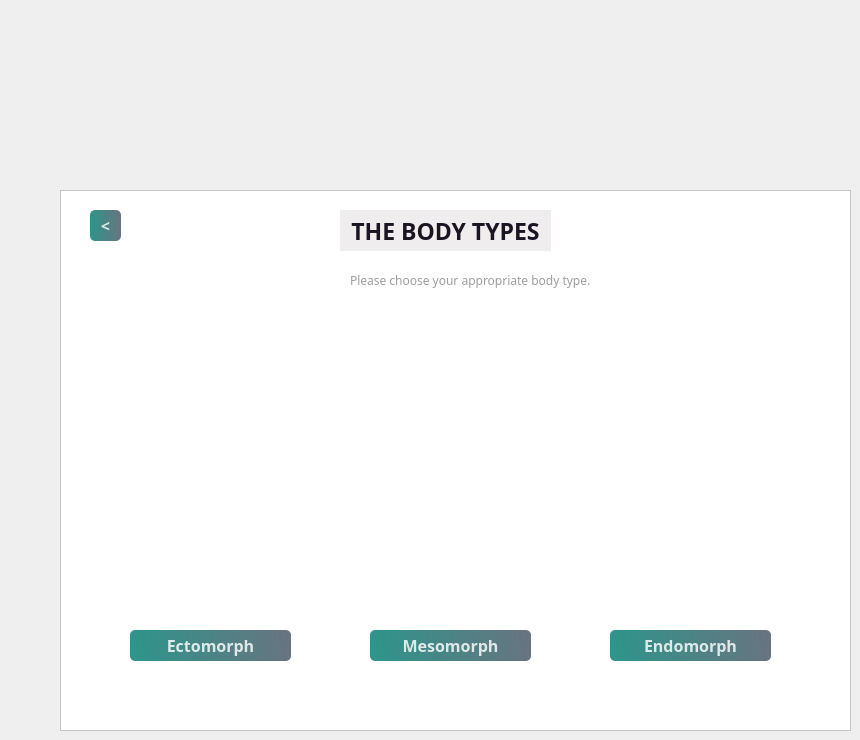
    <widget class="QWidget" name="bodytypes">
     <widget class="QFrame" name="frame_5">
      <property name="geometry">
       <rect>
        <x>60</x>
        <y>190</y>
        <width>791</width>
        <height>541</height>
       </rect>
      </property>
      <property name="contextMenuPolicy">
       <enum>Qt::ContextMenuPolicy::DefaultContextMenu</enum>
      </property>
      <property name="styleSheet">
       <string notr="true">background-color: rgb(255, 255, 255);</string>
      </property>
      <property name="frameShape">
       <enum>QFrame::Shape::StyledPanel</enum>
      </property>
      <property name="frameShadow">
       <enum>QFrame::Shadow::Raised</enum>
      </property>
      <widget class="QLabel" name="label_11">
       <property name="geometry">
        <rect>
         <x>290</x>
         <y>80</y>
         <width>241</width>
         <height>20</height>
        </rect>
       </property>
       <property name="font">
        <font>
         <family>Sitka Banner</family>
         <pointsize>9</pointsize>
        </font>
       </property>
       <property name="styleSheet">
        <string notr="true">color:rgb(158, 158, 158)
</string>
       </property>
       <property name="text">
        <string>Please choose your appropriate body type.</string>
       </property>
      </widget>
      <widget class="QLabel" name="label_13">
       <property name="geometry">
        <rect>
         <x>290</x>
         <y>120</y>
         <width>191</width>
         <height>291</height>
        </rect>
       </property>
       <property name="styleSheet">
        <string notr="true">border-image:url(:/images/C:/Users/DELL/Downloads/mesomorph.png);
border-image: url(:/images/mesomorph.png);
border-radius:50px;</string>
       </property>
       <property name="text">
        <string/>
       </property>
       <property name="pixmap">
        <pixmap resource="Resource.qrc">:/mesomorph.png</pixmap>
       </property>
       <property name="scaledContents">
        <bool>true</bool>
       </property>
      </widget>
      <widget class="QLabel" name="label_14">
       <property name="geometry">
        <rect>
         <x>60</x>
         <y>120</y>
         <width>181</width>
         <height>291</height>
        </rect>
       </property>
       <property name="styleSheet">
        <string notr="true">border-image: url(:/images/ectomorph.jpeg);
border-radius:50px;</string>
       </property>
       <property name="text">
        <string/>
       </property>
       <property name="pixmap">
        <pixmap resource="Resource.qrc">:/ectomorph.jpeg</pixmap>
       </property>
       <property name="scaledContents">
        <bool>true</bool>
       </property>
       <property name="openExternalLinks">
        <bool>false</bool>
       </property>
      </widget>
      <widget class="QLabel" name="label_15">
       <property name="geometry">
        <rect>
         <x>530</x>
         <y>120</y>
         <width>191</width>
         <height>291</height>
        </rect>
       </property>
       <property name="styleSheet">
        <string notr="true">border-image:url(:/images/C:/Users/DELL/Downloads/endomorph.png);
border-image: url(:/images/endomorph.png);
border-radius:50px;</string>
       </property>
       <property name="text">
        <string/>
       </property>
       <property name="pixmap">
        <pixmap resource="Resource.qrc">:/endomorph.png</pixmap>
       </property>
       <property name="scaledContents">
        <bool>true</bool>
       </property>
      </widget>
      <widget class="QPushButton" name="ectomorph">
       <property name="geometry">
        <rect>
         <x>70</x>
         <y>440</y>
         <width>161</width>
         <height>31</height>
        </rect>
       </property>
       <property name="font">
        <font>
         <family>Sitka Banner</family>
         <pointsize>12</pointsize>
         <bold>true</bold>
        </font>
       </property>
       <property name="focusPolicy">
        <enum>Qt::FocusPolicy::ClickFocus</enum>
       </property>
       <property name="styleSheet">
        <string notr="true">

QPushButton#ectomorph{
        background-color: qlineargradient(spread:pad, x1:0, y1:0.505682, x2:1, y2:0.477, stop:0 rgba(11, 131, 120, 219), stop:1 rgba(85, 98, 112, 226));
        color:rgba(255, 255, 255, 210);
        border-radius:5px;
}

QPushButton#ectomorph:hover{
        background-color: qlineargradient(spread:pad, x1:0, y1:0.505682, x2:1, y2:0.477, stop:0 rgba(150, 123, 111, 219), stop:1 rgba(85, 81, 84, 226));
}

QPushButton#ectomorph:pressed{
        padding-left:5px;
        padding-top:5px;
        background-color:rgba(150, 123, 111, 255);
}
</string>
       </property>
       <property name="text">
        <string>Ectomorph</string>
       </property>
      </widget>
      <widget class="QPushButton" name="mesomorph">
       <property name="geometry">
        <rect>
         <x>310</x>
         <y>440</y>
         <width>161</width>
         <height>31</height>
        </rect>
       </property>
       <property name="font">
        <font>
         <family>Sitka Banner</family>
         <pointsize>12</pointsize>
         <bold>true</bold>
        </font>
       </property>
       <property name="focusPolicy">
        <enum>Qt::FocusPolicy::ClickFocus</enum>
       </property>
       <property name="styleSheet">
        <string notr="true">

QPushButton#mesomorph{
        background-color: qlineargradient(spread:pad, x1:0, y1:0.505682, x2:1, y2:0.477, stop:0 rgba(11, 131, 120, 219), stop:1 rgba(85, 98, 112, 226));
        color:rgba(255, 255, 255, 210);
        border-radius:5px;
}

QPushButton#mesomorph:hover{
        background-color: qlineargradient(spread:pad, x1:0, y1:0.505682, x2:1, y2:0.477, stop:0 rgba(150, 123, 111, 219), stop:1 rgba(85, 81, 84, 226));
}

QPushButton#pushButton_5:pressed{
        padding-left:5px;
        padding-top:5px;
        background-color:rgba(150, 123, 111, 255);
}
</string>
       </property>
       <property name="text">
        <string>Mesomorph</string>
       </property>
      </widget>
      <widget class="QPushButton" name="endomorph">
       <property name="geometry">
        <rect>
         <x>550</x>
         <y>440</y>
         <width>161</width>
         <height>31</height>
        </rect>
       </property>
       <property name="font">
        <font>
         <family>Sitka Banner</family>
         <pointsize>12</pointsize>
         <bold>true</bold>
        </font>
       </property>
       <property name="focusPolicy">
        <enum>Qt::FocusPolicy::ClickFocus</enum>
       </property>
       <property name="styleSheet">
        <string notr="true">

QPushButton#endomorph{
        background-color: qlineargradient(spread:pad, x1:0, y1:0.505682, x2:1, y2:0.477, stop:0 rgba(11, 131, 120, 219), stop:1 rgba(85, 98, 112, 226));
        color:rgba(255, 255, 255, 210);
        border-radius:5px;
}

QPushButton#endomorph:hover{
        background-color: qlineargradient(spread:pad, x1:0, y1:0.505682, x2:1, y2:0.477, stop:0 rgba(150, 123, 111, 219), stop:1 rgba(85, 81, 84, 226));
}

QPushButton#endomorph:pressed{
        padding-left:5px;
        padding-top:5px;
        background-color:rgba(150, 123, 111, 255);
}
</string>
       </property>
       <property name="text">
        <string>Endomorph</string>
       </property>
      </widget>
      <widget class="QPushButton" name="backtobmi">
       <property name="geometry">
        <rect>
         <x>30</x>
         <y>20</y>
         <width>31</width>
         <height>31</height>
        </rect>
       </property>
       <property name="font">
        <font>
         <family>Sitka Banner</family>
         <pointsize>12</pointsize>
         <bold>true</bold>
        </font>
       </property>
       <property name="styleSheet">
        <string notr="true">

QPushButton#backtobmi{
        background-color: qlineargradient(spread:pad, x1:0, y1:0.505682, x2:1, y2:0.477, stop:0 rgba(11, 131, 120, 219), stop:1 rgba(85, 98, 112, 226));
        color:rgba(255, 255, 255, 210);
        border-radius:5px;
}

QPushButton#backtobmi:hover{
        background-color: qlineargradient(spread:pad, x1:0, y1:0.505682, x2:1, y2:0.477, stop:0 rgba(150, 123, 111, 219), stop:1 rgba(85, 81, 84, 226));
}

QPushButton#backtobmi:pressed{
        padding-left:5px;
        padding-top:5px;
        background-color:rgba(150, 123, 111, 255);
}
</string>
       </property>
       <property name="text">
        <string>&lt;</string>
       </property>
      </widget>
      <widget class="QLabel" name="label_10">
       <property name="geometry">
        <rect>
         <x>280</x>
         <y>20</y>
         <width>211</width>
         <height>41</height>
        </rect>
       </property>
       <property name="font">
        <font>
         <family>Sitka Banner</family>
         <pointsize>17</pointsize>
         <bold>true</bold>
        </font>
       </property>
       <property name="styleSheet">
        <string notr="true">background-color: #F0EDEE;
border-radius:50px;

color: #1A1423;
</string>
       </property>
       <property name="text">
        <string>THE BODY TYPES</string>
       </property>
       <property name="alignment">
        <set>Qt::AlignmentFlag::AlignCenter</set>
       </property>
      </widget>
     </widget>
    </widget>
